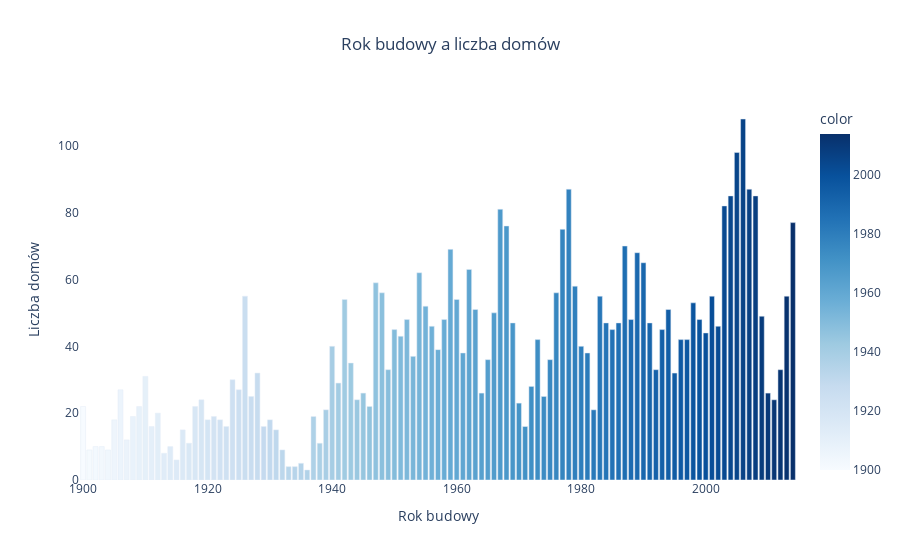

Notebook code cell kept with this figure:
### Markdown cell above
### 8.9. Rok budowy a liczba domów

### Code cell
# Rok budowy a liczba domów
fig = px.bar(
    x=data.yr_built.value_counts().index,
    y=data.yr_built.value_counts().values,
    labels={"x": "Rok budowy", "y": "Liczba domów"},
    title="Rok budowy a liczba domów",
    color=data.yr_built.value_counts().index,
    color_continuous_scale="Blues"  # Ustawienie skali kolorów na odcienie niebieskiego
)

# Ustawienie tła na białe i wyśrodkowanie tytułu
fig.update_layout(
    plot_bgcolor='white',
    paper_bgcolor='white',
    title_x=0.5
)

# Wyświetlenie wykresu
fig.show()

### Figure 1 — Plotly figure (JSON) as saved in the notebook; plotly's stock layout.template omitted (floating-point values rounded to 4 significant figures)
{"data": [{"alignmentgroup": "True", "hovertemplate": "Rok budowy=%{x}<br>Liczba domów=%{y}<br>color=%{marker.color}<extra></extra>", "legendgroup": "", "marker": {"color": [2006, 2005, 1978, 2007, 2004, 2008, 2003, 1967, 2014, 1968, 1977, 1987, 1959, 1989, 1990, 1962, 1954, 1947, 1979, 1976, 1948, 2001, 1983, 2013, 1926, 1960, 1942, 1998, 1955, 1994, 1963, 1966, 2009, 1958, 1952, 1988, 1999, 1984, 1986, 1991, 1969, 1956, 2002, 1985, 1950, 1993, 2000, 1951, 1997, 1996, 1973, 1980, 1940, 1957, 1981, 1961, 1953, 1965, 1975, 1943, 1992, 2012, 1949, 1928, 1995, 1910, 1924, 1941, 1972, 1925, 1906, 1964, 1945, 2010, 1974, 1927, 2011, 1944, 1919, 1970, 1918, 1909, 1900, 1946, 1982, 1939, 1912, 1921, 1908, 1937, 1920, 1922, 1905, 1930, 1971, 1923, 1929, 1911, 1916, 1931, 1907, 1917, 1938, 1914, 1902, 1903, 1901, 1904, 1932, 1913, 1915, 1935, 1933, 1934, 1936], "coloraxis": "coloraxis", "pattern": {"shape": ""}}, "name": "", "offsetgroup": "", "orientation": "v", "showlegend": false, "textposition": "auto", "type": "bar", "x": [2006, 2005, 1978, 2007, 2004, 2008, 2003, 1967, 2014, 1968, 1977, 1987, 1959, 1989, 1990, 1962, 1954, 1947, 1979, 1976, 1948, 2001, 1983, 2013, 1926, 1960, 1942, 1998, 1955, 1994, 1963, 1966, 2009, 1958, 1952, 1988, 1999, 1984, 1986, 1991, 1969, 1956, 2002, 1985, 1950, 1993, 2000, 1951, 1997, 1996, 1973, 1980, 1940, 1957, 1981, 1961, 1953, 1965, 1975, 1943, 1992, 2012, 1949, 1928, 1995, 1910, 1924, 1941, 1972, 1925, 1906, 1964, 1945, 2010, 1974, 1927, 2011, 1944, 1919, 1970, 1918, 1909, 1900, 1946, 1982, 1939, 1912, 1921, 1908, 1937, 1920, 1922, 1905, 1930, 1971, 1923, 1929, 1911, 1916, 1931, 1907, 1917, 1938, 1914, 1902, 1903, 1901, 1904, 1932, 1913, 1915, 1935, 1933, 1934, 1936], "xaxis": "x", "y": [108, 98, 87, 87, 85, 85, 82, 81, 77, 76, 75, 70, 69, 68, 65, 63, 62, 59, 58, 56, 56, 55, 55, 55, 55, 54, 54, 53, 52, 51, 51, 50, 49, 48, 48, 48, 48, 47, 47, 47, 47, 46, 46, 45, 45, 45, 44, 43, 42, 42, 42, 40, 40, 39, 38, 38, 37, 36, 36, 35, 33, 33, 33, 32, 32, 31, 30, 29, 28, 27, 27, 26, 26, 26, 25, 25, 24, 24, 24, 23, 22, 22, 22, 22, 21, 21, 20, 19, 19, 19, 18, 18, 18, 18, 16, 16, 16, 16, 15, 15, 12, 11, 11, 10, 10, 10, 9, 9, 9, 8, 6, 5, 4, 4, 3], "yaxis": "y"}], "layout": {"barmode": "relative", "coloraxis": {"colorbar": {"title": {"text": "color"}}, "colorscale": [[0, "rgb(247,251,255)"], [0.125, "rgb(222,235,247)"], [0.25, "rgb(198,219,239)"], [0.375, "rgb(158,202,225)"], [0.5, "rgb(107,174,214)"], [0.625, "rgb(66,146,198)"], [0.75, "rgb(33,113,181)"], [0.875, "rgb(8,81,156)"], [1, "rgb(8,48,107)"]]}, "legend": {"tracegroupgap": 0}, "paper_bgcolor": "white", "plot_bgcolor": "white", "title": {"text": "Rok budowy a liczba domów", "x": 0.5}, "xaxis": {"anchor": "y", "domain": [0, 1], "title": {"text": "Rok budowy"}}, "yaxis": {"anchor": "x", "domain": [0, 1], "title": {"text": "Liczba domów"}}}}
